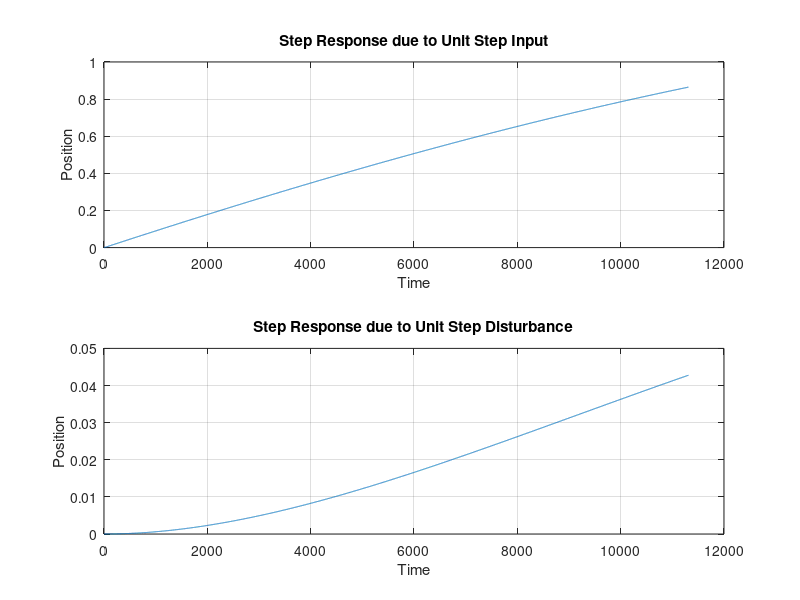
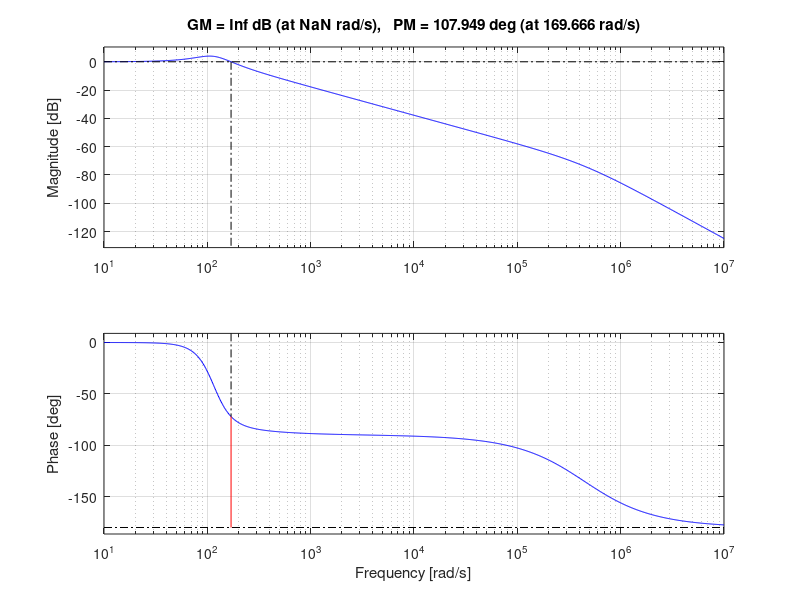

These charts were generated, in order, by the following MATLAB code: (Note: this script raises an error after producing the figures.)
% This script is for motor position control using PID controller

% 1. Given physical parameters

J = 4.84E-6;   % Moment of inertia (kg.m^2/s^2)
b = 5.57E-6;   % Damping ratio of the mechanical system (Nms)
Kt = 0.0374;   % Electromotive force constant (Nm/Amp)
R = 3;         % Electric resistance (Ohms)
L = 6.75E-6;   % Electric inductance (H)
% L = 0;         % system order reduction
K = Kt;        % Electromotive force constant (assumed equal to Kt)

% Define the numerator and denominator polynomials
% numerator = Kt;
% denominator = [J*L, J*R+b*L, b*R+Kt*K, 0];



% 2. Create the transfer function model 'plant'

% plant = tf(numerator, denominator);
s = tf('s');
P = K / (s*((J*s+b)*(L*s+R)+K^2));



% 3. Create system model

% Define the parameters for the proportional C
Kp = 0.05;  % Proportional gain

% Create different PID controllers

% C = pid(Kp); % only P
% C = Kp/s; % only I
% C = Kp * (s + 50) * (s + 20) / s / (s + 500);
% C = Kp * (s+60) * (s+70) / s; % PID control
C = Kp * (s^2 + 200*s + 13600) / s;

% Open loop transfer function
G = series(C, P);
% Feedback
H = 1;

% Connect the plant and C in a negative feedback configuration
sysClosedLoop = feedback(G, H);

% Take disturbance as input
dist_sys = feedback(P, C);



% 4. Plot 

% Plot the step response due to a unit step input
% figure;
subplot(2,1,1);
step_response = step(sysClosedLoop);
plot(step_response);
title('Step Response due to Unit Step Input');
xlabel('Time');
ylabel('Position');
grid on;
hold on;

% Plot the step response due to a unit step disturbance
subplot(2,1,2);
step_response = step(dist_sys);
plot(step_response);
title('Step Response due to Unit Step Disturbance');
xlabel('Time');
ylabel('Position');
grid on;
hold on;

% Plot Bode diagram
figure;
margin(sysClosedLoop); % closed loop TF margin



% 5. Disp system info

stepInfoData = stepinfo(sysClosedLoop);   % 获取阶跃响应的信息，包括过冲

overshootValue = stepInfoData.Overshoot;   % 从信息中提取过冲值
disp(['系统的过冲值: ', num2str(overshootValue), ' %']); % 显示过冲值
SettlingTime = stepInfoData.SettlingTime; % 从信息中提取settling time
disp(['系统的稳定时间: ', num2str(SettlingTime), ' s or ', num2str(1000 * SettlingTime), ' ms']); % 显示settling time

[wn,zeta] = damp(sysClosedLoop); % find closed loop damping ratio
disp(['系统的一阶阻尼比: ', num2str(zeta(1))]); % 显示阻尼比
disp(['系统的一阶自然频率: ', num2str(wn(1)), ' rad/s']); % 显示对应的自然频率

bw = bandwidth(sysClosedLoop); % open loop system bandwidth
disp(['系统的带宽(-3dB): ', num2str(bw), ' rad/s or ', num2str(bw/2/pi), 'Hz']); % 显示当前系统对应的带宽

[Gm,Pm,Wcg,Wcp] = margin(sysClosedLoop);
disp(['系统的幅值裕度: ', num2str(Gm), 'dB']); % 显示GM
disp(['系统的相位裕度: ', num2str(Pm), 'deg']); % 显示PM



% 6. Calculate Steady State Error

% 获取系统对单位阶跃输入的稳态误差
t = 0:0.01:500;
[y, ~] = step(sysClosedLoop, t);
steadyStateError = y(end) - 1;  % 期望的稳态值是1（单位阶跃输入）
disp(['系统的稳态误差: ', num2str(steadyStateError)]); % 显示结果

% 获取系统对单位阶跃和脉冲扰动的稳态误差
% [y, ~] = step(dist_sys, t);
[y_d_s, ~] = step(dist_sys, t);
steadyStateError_dist = y_d_s(end);  % 期望的稳态值是0（单位阶跃扰动）
disp(['系统对单位阶跃扰动的稳态误差: ', num2str(steadyStateError_dist)]); % 显示结果
[y_d_i, ~] = impulse(dist_sys, t);
steadyStateError_dist_i = y_d_i(end);  % 期望的稳态值是0（单位脉冲扰动）
disp(['系统对单位脉冲扰动的稳态误差: ', num2str(steadyStateError_dist_i)]); % 显示结果



% 7. 绘制根轨迹图
figure;
rlocus(sysClosedLoop);
title('Root Locus Diagram');
grid on;
